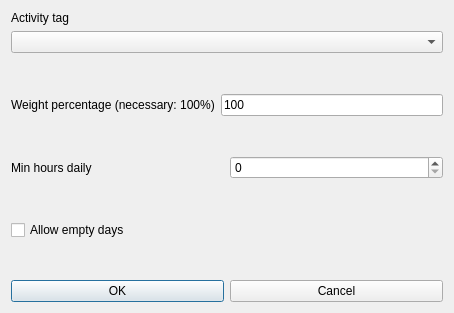
<?xml version="1.0" encoding="UTF-8"?>
<ui version="4.0">
 <class>ModifyConstraintStudentsActivityTagMinHoursDailyForm_template</class>
 <widget class="QDialog" name="ModifyConstraintStudentsActivityTagMinHoursDailyForm_template">
  <property name="geometry">
   <rect>
    <x>0</x>
    <y>0</y>
    <width>454</width>
    <height>313</height>
   </rect>
  </property>
  <property name="windowTitle">
   <string extracomment="This is the title of the dialog to modify a constraint of this type">Modify students activity tag min hours daily</string>
  </property>
  <layout class="QVBoxLayout" name="verticalLayout">
   <item>
    <layout class="QVBoxLayout">
     <item>
      <widget class="QLabel" name="studentsTextLabel">
       <property name="frameShape">
        <enum>QFrame::NoFrame</enum>
       </property>
       <property name="frameShadow">
        <enum>QFrame::Plain</enum>
       </property>
       <property name="text">
        <string>Activity tag</string>
       </property>
       <property name="wordWrap">
        <bool>false</bool>
       </property>
      </widget>
     </item>
     <item>
      <widget class="QComboBox" name="activityTagsComboBox">
       <property name="editable">
        <bool>false</bool>
       </property>
       <property name="insertPolicy">
        <enum>QComboBox::NoInsert</enum>
       </property>
       <property name="duplicatesEnabled">
        <bool>false</bool>
       </property>
      </widget>
     </item>
    </layout>
   </item>
   <item>
    <spacer name="spacer6">
     <property name="orientation">
      <enum>Qt::Vertical</enum>
     </property>
     <property name="sizeType">
      <enum>QSizePolicy::Expanding</enum>
     </property>
     <property name="sizeHint" stdset="0">
      <size>
       <width>20</width>
       <height>20</height>
      </size>
     </property>
    </spacer>
   </item>
   <item>
    <layout class="QHBoxLayout" name="horizontalLayout_2">
     <item>
      <widget class="QLabel" name="weightTextLabel">
       <property name="frameShape">
        <enum>QFrame::NoFrame</enum>
       </property>
       <property name="frameShadow">
        <enum>QFrame::Plain</enum>
       </property>
       <property name="text">
        <string>Weight percentage (necessary: 100%)</string>
       </property>
       <property name="wordWrap">
        <bool>false</bool>
       </property>
      </widget>
     </item>
     <item>
      <widget class="QLineEdit" name="weightLineEdit">
       <property name="text">
        <string notr="true">100</string>
       </property>
      </widget>
     </item>
    </layout>
   </item>
   <item>
    <spacer name="verticalSpacer">
     <property name="orientation">
      <enum>Qt::Vertical</enum>
     </property>
     <property name="sizeHint" stdset="0">
      <size>
       <width>20</width>
       <height>27</height>
      </size>
     </property>
    </spacer>
   </item>
   <item>
    <layout class="QHBoxLayout" name="horizontalLayout">
     <item>
      <widget class="QLabel" name="minHoursTextLabel">
       <property name="frameShape">
        <enum>QFrame::NoFrame</enum>
       </property>
       <property name="frameShadow">
        <enum>QFrame::Plain</enum>
       </property>
       <property name="text">
        <string>Min hours daily</string>
       </property>
       <property name="wordWrap">
        <bool>false</bool>
       </property>
      </widget>
     </item>
     <item>
      <widget class="QSpinBox" name="minHoursSpinBox"/>
     </item>
    </layout>
   </item>
   <item>
    <spacer name="verticalSpacer_2">
     <property name="orientation">
      <enum>Qt::Vertical</enum>
     </property>
     <property name="sizeHint" stdset="0">
      <size>
       <width>20</width>
       <height>27</height>
      </size>
     </property>
    </spacer>
   </item>
   <item>
    <widget class="QCheckBox" name="allowEmptyDaysCheckBox">
     <property name="text">
      <string>Allow empty days</string>
     </property>
    </widget>
   </item>
   <item>
    <spacer name="verticalSpacer_3">
     <property name="orientation">
      <enum>Qt::Vertical</enum>
     </property>
     <property name="sizeHint" stdset="0">
      <size>
       <width>20</width>
       <height>12</height>
      </size>
     </property>
    </spacer>
   </item>
   <item>
    <layout class="QHBoxLayout">
     <item>
      <widget class="QPushButton" name="okPushButton">
       <property name="text">
        <string>OK</string>
       </property>
      </widget>
     </item>
     <item>
      <widget class="QPushButton" name="cancelPushButton">
       <property name="text">
        <string>Cancel</string>
       </property>
      </widget>
     </item>
    </layout>
   </item>
  </layout>
 </widget>
 <layoutdefault spacing="6" margin="11"/>
 <resources/>
 <connections/>
</ui>
